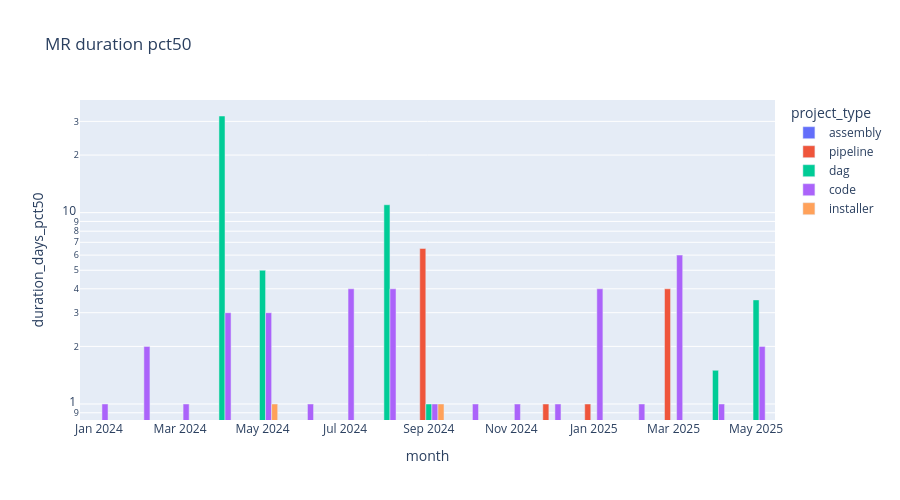

The notebook cell this image was saved under:
### Code cell
px.bar(mrs_duration.toPandas(),x='month',y='duration_days_pct50',color='project_type',title='MR duration pct50',height=500,log_y=True,barmode='group')

### Figure 1 — Plotly figure (JSON) as saved in the notebook; plotly's stock layout.template omitted (floating-point values rounded to 4 significant figures)
{"data": [{"alignmentgroup": "True", "hovertemplate": "project_type=assembly<br>month=%{x}<br>duration_days_pct50=%{y}<extra></extra>", "legendgroup": "assembly", "marker": {"color": "#636efa", "pattern": {"shape": ""}}, "name": "assembly", "offsetgroup": "assembly", "orientation": "v", "showlegend": true, "textposition": "auto", "type": "bar", "x": ["2024-06-01T00:00:00.000000000", "2024-02-01T00:00:00.000000000", "2024-04-01T00:00:00.000000000", "2025-02-01T00:00:00.000000000", "2025-01-01T00:00:00.000000000", "2024-10-01T00:00:00.000000000", "2024-12-01T00:00:00.000000000", "2024-08-01T00:00:00.000000000", "2025-05-01T00:00:00.000000000", "2024-03-01T00:00:00.000000000", "2025-04-01T00:00:00.000000000", "2025-03-01T00:00:00.000000000", "2024-11-01T00:00:00.000000000", "2024-07-01T00:00:00.000000000", "2024-01-01T00:00:00.000000000", "2024-09-01T00:00:00.000000000", "2024-05-01T00:00:00.000000000"], "xaxis": "x", "y": [0.0, 0.0, 0.0, 0.0, 0.0, 0.0, 0.0, 0.0, 0.0, 0.0, 0.0, 0.0, 0.0, 0.0, 0.0, 0.0, 0.0], "yaxis": "y"}, {"alignmentgroup": "True", "hovertemplate": "project_type=pipeline<br>month=%{x}<br>duration_days_pct50=%{y}<extra></extra>", "legendgroup": "pipeline", "marker": {"color": "#EF553B", "pattern": {"shape": ""}}, "name": "pipeline", "offsetgroup": "pipeline", "orientation": "v", "showlegend": true, "textposition": "auto", "type": "bar", "x": ["2024-12-01T00:00:00.000000000", "2024-08-01T00:00:00.000000000", "2024-11-01T00:00:00.000000000", "2024-09-01T00:00:00.000000000", "2024-06-01T00:00:00.000000000", "2025-02-01T00:00:00.000000000", "2024-10-01T00:00:00.000000000", "2025-03-01T00:00:00.000000000", "2024-07-01T00:00:00.000000000", "2025-01-01T00:00:00.000000000"], "xaxis": "x", "y": [1.0, 0.0, 0.0, 6.5, 0.0, 0.0, 0.0, 4.0, 0.0, 1.0], "yaxis": "y"}, {"alignmentgroup": "True", "hovertemplate": "project_type=dag<br>month=%{x}<br>duration_days_pct50=%{y}<extra></extra>", "legendgroup": "dag", "marker": {"color": "#00cc96", "pattern": {"shape": ""}}, "name": "dag", "offsetgroup": "dag", "orientation": "v", "showlegend": true, "textposition": "auto", "type": "bar", "x": ["2025-05-01T00:00:00.000000000", "2024-02-01T00:00:00.000000000", "2024-06-01T00:00:00.000000000", "2024-11-01T00:00:00.000000000", "2024-12-01T00:00:00.000000000", "2024-07-01T00:00:00.000000000", "2024-04-01T00:00:00.000000000", "2024-01-01T00:00:00.000000000", "2025-04-01T00:00:00.000000000", "2025-03-01T00:00:00.000000000", "2024-09-01T00:00:00.000000000", "2024-08-01T00:00:00.000000000", "2024-10-01T00:00:00.000000000", "2024-05-01T00:00:00.000000000"], "xaxis": "x", "y": [3.5, 0.0, 0.0, 0.0, 0.0, 0.0, 32.0, 0.0, 1.5, 0.0, 1.0, 11.0, 0.0, 5.0], "yaxis": "y"}, {"alignmentgroup": "True", "hovertemplate": "project_type=code<br>month=%{x}<br>duration_days_pct50=%{y}<extra></extra>", "legendgroup": "code", "marker": {"color": "#ab63fa", "pattern": {"shape": ""}}, "name": "code", "offsetgroup": "code", "orientation": "v", "showlegend": true, "textposition": "auto", "type": "bar", "x": ["2024-07-01T00:00:00.000000000", "2024-03-01T00:00:00.000000000", "2024-09-01T00:00:00.000000000", "2025-05-01T00:00:00.000000000", "2024-11-01T00:00:00.000000000", "2024-08-01T00:00:00.000000000", "2024-05-01T00:00:00.000000000", "2025-01-01T00:00:00.000000000", "2024-02-01T00:00:00.000000000", "2024-06-01T00:00:00.000000000", "2024-12-01T00:00:00.000000000", "2024-04-01T00:00:00.000000000", "2024-01-01T00:00:00.000000000", "2025-02-01T00:00:00.000000000", "2025-03-01T00:00:00.000000000", "2024-10-01T00:00:00.000000000", "2025-04-01T00:00:00.000000000"], "xaxis": "x", "y": [4.0, 1.0, 1.0, 2.0, 1.0, 4.0, 3.0, 4.0, 2.0, 1.0, 1.0, 3.0, 1.0, 1.0, 6.0, 1.0, 1.0], "yaxis": "y"}, {"alignmentgroup": "True", "hovertemplate": "project_type=installer<br>month=%{x}<br>duration_days_pct50=%{y}<extra></extra>", "legendgroup": "installer", "marker": {"color": "#FFA15A", "pattern": {"shape": ""}}, "name": "installer", "offsetgroup": "installer", "orientation": "v", "showlegend": true, "textposition": "auto", "type": "bar", "x": ["2024-11-01T00:00:00.000000000", "2025-05-01T00:00:00.000000000", "2024-10-01T00:00:00.000000000", "2024-07-01T00:00:00.000000000", "2024-05-01T00:00:00.000000000", "2024-02-01T00:00:00.000000000", "2024-04-01T00:00:00.000000000", "2024-03-01T00:00:00.000000000", "2024-09-01T00:00:00.000000000", "2024-06-01T00:00:00.000000000", "2024-01-01T00:00:00.000000000", "2025-02-01T00:00:00.000000000", "2024-08-01T00:00:00.000000000", "2025-04-01T00:00:00.000000000", "2025-03-01T00:00:00.000000000", "2024-12-01T00:00:00.000000000", "2025-01-01T00:00:00.000000000"], "xaxis": "x", "y": [0.0, 0.0, 0.0, 0.0, 1.0, 0.0, 0.0, 0.0, 1.0, 0.0, 0.0, 0.0, 0.0, 0.0, 0.0, 0.0, 0.0], "yaxis": "y"}], "layout": {"barmode": "group", "height": 500, "legend": {"title": {"text": "project_type"}, "tracegroupgap": 0}, "title": {"text": "MR duration pct50"}, "xaxis": {"anchor": "y", "domain": [0, 1], "title": {"text": "month"}}, "yaxis": {"anchor": "x", "domain": [0, 1], "title": {"text": "duration_days_pct50"}, "type": "log"}}}
